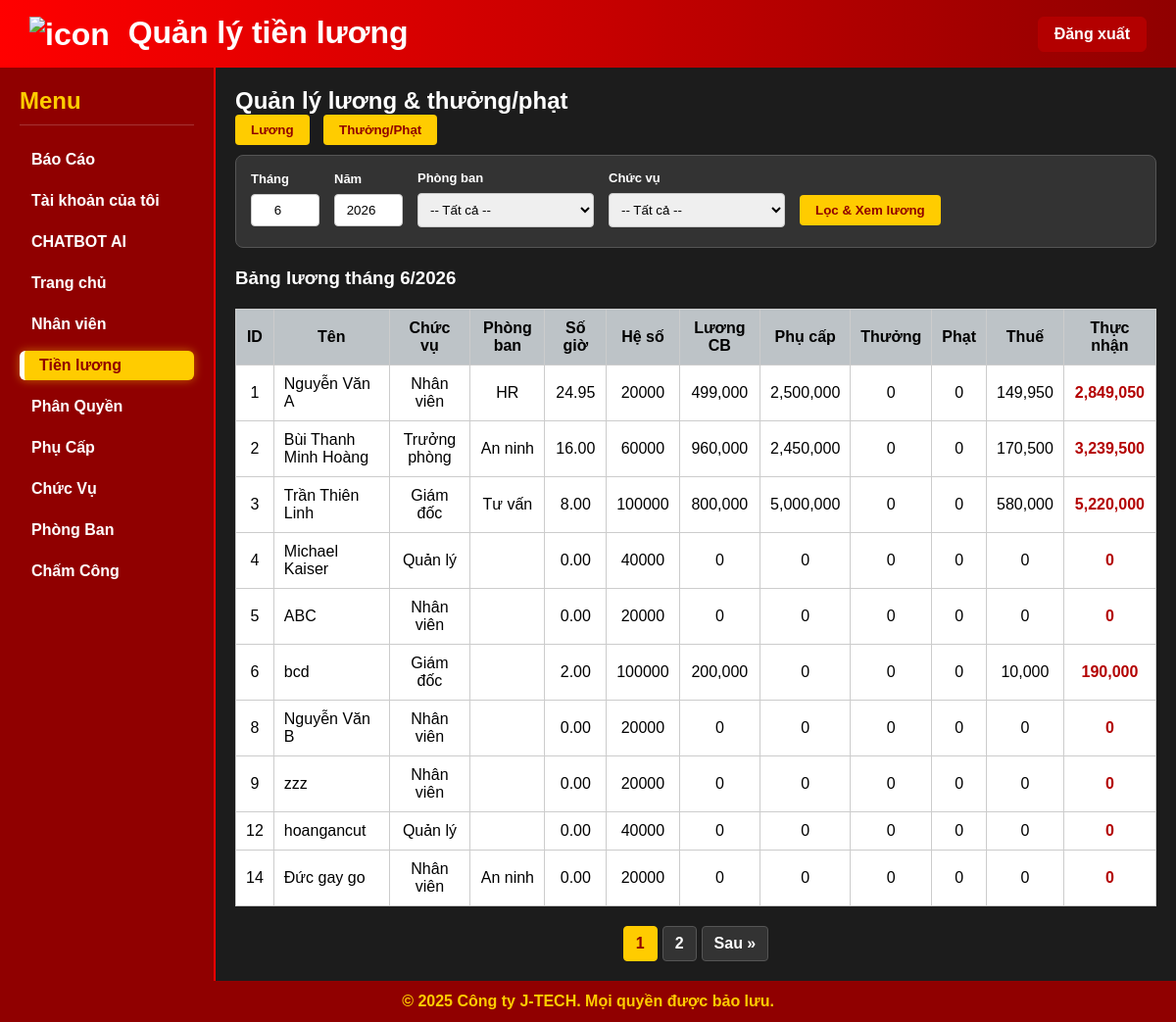
Screenshot of /pay.php (signed in) with the database file from the repository.
### tables this page shows
CREATE TABLE IF NOT EXISTS `nhan_viens` (
  `id_nhanvien` bigint unsigned NOT NULL AUTO_INCREMENT,
  `hoten` varchar(255) NOT NULL,
  `ngaysinh` date NOT NULL,
  `gioitinh` varchar(255) NOT NULL,
  `email` varchar(255) NOT NULL,
  `sdt` varchar(255) NOT NULL,
  `diachi` varchar(255) NOT NULL,
  `ngayvaolam` date NOT NULL,
  `id_phongban` bigint unsigned NOT NULL,
  `id_chucvu` bigint unsigned NOT NULL,
  `trangthai` int NOT NULL,
  `matkhau` varchar(255) NOT NULL,
  `created_at` timestamp NULL DEFAULT NULL,
  `updated_at` timestamp NULL DEFAULT NULL,
  PRIMARY KEY (`id_nhanvien`)
);

CREATE TABLE IF NOT EXISTS `chuc_vus` (
  `id_chucvu` bigint unsigned NOT NULL AUTO_INCREMENT,
  `tenchucvu` varchar(255) NOT NULL,
  `hesoluong` double NOT NULL,
  `created_at` timestamp NULL DEFAULT NULL,
  `updated_at` timestamp NULL DEFAULT NULL,
  PRIMARY KEY (`id_chucvu`)
);

CREATE TABLE IF NOT EXISTS `phong_bans` (
  `id_phongban` bigint unsigned NOT NULL AUTO_INCREMENT,
  `tenphongban` varchar(255) NOT NULL,
  `mota` text,
  `created_at` timestamp NULL DEFAULT NULL,
  `updated_at` timestamp NULL DEFAULT NULL,
  PRIMARY KEY (`id_phongban`)
);

### pay.php (the view, shortened to what this page needs)
<?php
include 'connect.php';
$view  = $_GET['view']  ?? 'pay';
$thang = (int)($_GET['thang'] ?? date('m'));
$nam   = (int)($_GET['nam']   ?? date('Y'));
function tinhThue($thuNhap) {
    if ($thuNhap <= 5000000) return $thuNhap * 0.05;
    elseif ($thuNhap <= 10000000) return $thuNhap * 0.10;
    elseif ($thuNhap <= 18000000) return $thuNhap * 0.15;
    elseif ($thuNhap <= 32000000) return $thuNhap * 0.20;
    elseif ($thuNhap <= 52000000) return $thuNhap * 0.25;
    elseif ($thuNhap <= 80000000) return $thuNhap * 0.30;
    else return $thuNhap * 0.35;
}
$limit = 10;
$page = isset($_GET['page']) ? (int)$_GET['page'] : 1;
$offset = ($page - 1) * $limit;
?>
<!DOCTYPE html>
<html lang="vi">
<head>
</head>
<body>
<div class="header">
    <h1>
  <img src="https://cdn-icons-png.freepik.com/512/6475/6475938.png" alt="icon" style="width:30px; vertical-align:middle; margin-right:10px;">
  Quản lý tiền lương
</h1>
    <a href="logout.php" class="logout-btn">Đăng xuất</a>
</div>
<div class="container">
    <div class="sidebar">
        <h2>Menu</h2>
       <a href="report.php">Báo Cáo</a>
       <a href="profile.php">Tài khoản của tôi</a>
       <a href="chatbot.php">CHATBOT AI</a>
       <a href="index.php">Trang chủ</a>
       <a href="employee.php">Nhân viên</a>
       <a href="pay.php" class="active">Tiền lương</a>
       <a href="right.php">Phân Quyền</a>
       <a href="subsidy.php">Phụ Cấp</a>
       <a href="role.php">Chức Vụ</a>
       <a href="department.php">Phòng Ban</a>
       <a href="attendance.php">Chấm Công</a>
    </div>
    <div class="main-content">
        <h2>Quản lý lương & thưởng/phạt</h2>
        <div class="tab-buttons">
            <a href="pay.php?view=pay&thang=<?= $thang ?>&nam=<?= $nam ?>"><button>Lương</button></a>
            <a href="pay.php?view=bonus&thang=<?= $thang ?>&nam=<?= $nam ?>"><button>Thưởng/Phạt</button></a>
        </div>
        <?php if($view === 'pay') { ?>
            <form method="GET" class="filter-form">
                <div class="filter-item">
                    <label>Tháng</label>
                    <input type="number" class="w-small" name="thang" value="<?= $thang ?>" min="1" max="12">
                </div>
                <div class="filter-item">
                    <label>Năm</label>
                    <input type="number" class="w-small" name="nam" value="<?= $nam ?>" min="2020">
                </div>
                <div class="filter-item">
                    <label>Phòng ban</label>
                    <select name="id_phongban" class="w-medium">
                        <option value="">-- Tất cả --</option>
                    </select>
                </div>
                <div class="filter-item">
                    <label>Chức vụ</label>
                    <select name="id_chucvu" class="w-medium">
                        <option value="">-- Tất cả --</option>
                    </select>
                </div>
                <div class="filter-item" style="justify-content: flex-end;">
                    <label>&nbsp;</label>
                    <button type="submit">Lọc & Xem lương</button>
                </div>
            </form>
            <h3>Bảng lương tháng <?= $thang ?>/<?= $nam ?></h3>
            <table>
            <thead>
            <tr>
                <th>ID</th><th>Tên</th><th>Chức vụ</th><th>Phòng ban</th><th>Số giờ</th><th>Hệ số</th>
                <th>Lương CB</th><th>Phụ cấp</th><th>Thưởng</th><th>Phạt</th><th>Thuế</th><th>Thực nhận</th>
            </tr>
            </thead>
            <tbody>
            <?php
            $where_clause = "1=1";
            $count_sql = "SELECT COUNT(*) as total FROM nhan_viens nv WHERE $where_clause";
            $count_res = $conn->query($count_sql);
            $total_records = $count_res->fetch_assoc()['total'];
            $total_pages = ceil($total_records / $limit);
            $query = "SELECT nv.id_nhanvien, nv.hoten, cv.tenchucvu, cv.hesoluong, pb.tenphongban
                      FROM nhan_viens nv
                      JOIN chuc_vus cv ON nv.id_chucvu = cv.id_chucvu
                      LEFT JOIN phong_bans pb ON nv.id_phongban = pb.id_phongban
                      WHERE $where_clause
                      LIMIT $offset, $limit";
            $result = $conn->query($query);
            if ($result->num_rows > 0) {
                while($row = $result->fetch_assoc()) {
                    $id_nv = $row['id_nhanvien'];
                    $hoten = $row['hoten'];
                    $chucvu = $row['tenchucvu'];
                    $tenpb = $row['tenphongban'];
                    $hesoluong = $row['hesoluong'];
                    $tong_gio = 0;
                    $tongphucap = 0;
                    $thuong = 0;
                    $phat = 0;
                    $cc_query = "SELECT giovao, giora
                                 FROM cham_congs
                                 WHERE id_nhanvien=$id_nv
                                 AND trangthai=1
                                 AND MONTH(giovao) = $thang
                                 AND YEAR(giovao) = $nam";
                    $cc = $conn->query($cc_query);
                    if($cc) {
                        while($c = $cc->fetch_assoc()) {
                            if(!empty($c['giovao']) && !empty($c['giora'])) {
                                $tong_gio += round((strtotime($c['giora']) - strtotime($c['giovao']))/3600, 2);
                            }
                        }
                    }
                    $pc = $conn->query("SELECT SUM(pc.sotien) AS tongphucap
                                        FROM nhan_vien_phu_caps nvp
                                        JOIN phu_caps pc ON nvp.id_phucap = pc.id_phucap
                                        WHERE nvp.id_nhanvien=$id_nv");
                    if($pc) {
                        $row_pc = $pc->fetch_assoc();
                        $tongphucap = $row_pc['tongphucap'] ?? 0;
                    }
                    $tongLuong = ($tong_gio * $hesoluong) + $tongphucap + $thuong - $phat;
                    $thue = tinhThue($tongLuong);
                    $thucnhan = $tongLuong - $thue;
                    $check = $conn->query("SELECT id_luong FROM luongs WHERE id_nhanvien=$id_nv AND thang=$thang AND nam=$nam");
                    $luong_cb_insert = $tong_gio * $hesoluong;
                    if ($check->num_rows == 0) {
                        $conn->query("INSERT INTO luongs (id_nhanvien, thang, nam, luongcoban, tongphucap, tongthuong, tongphat, thue, tongluong)
                                      VALUES ($id_nv, $thang, $nam, $luong_cb_insert, $tongphucap, $thuong, $phat, $thue, $thucnhan)");
                    } else {
                        $conn->query("UPDATE luongs SET luongcoban=$luong_cb_insert, tongphucap=$tongphucap, tongthuong=$thuong,
                                      tongphat=$phat, thue=$thue, tongluong=$thucnhan WHERE id_nhanvien=$id_nv AND thang=$thang AND nam=$nam");
                    }
                    echo "<tr>
                    <td>$id_nv</td>
                    <td style='text-align:left;'>$hoten</td>
                    <td>$chucvu</td>
                    <td>$tenpb</td>
                    <td>".number_format($tong_gio, 2)."</td>
                    <td>$hesoluong</td>
                    <td>".number_format($luong_cb_insert)."</td>
                    <td>".number_format($tongphucap)."</td>
                    <td>".number_format($thuong)."</td>
                    <td>".number_format($phat)."</td>
                    <td>".number_format($thue)."</td>
                    <td><strong style='color:#b30000'>".number_format($thucnhan)."</strong></td>
                    </tr>";
                }
            } else {
                echo "<tr><td colspan='12'>Không tìm thấy nhân viên nào phù hợp tiêu chí lọc.</td></tr>";
            }
            ?>
            </tbody>
            </table>
            <?php if ($total_pages > 1): ?>
            <div class="pagination">
                <?php
                $base_link = "pay.php?view=pay&thang=$thang&nam=$nam";
                for ($i = 1; $i <= $total_pages; $i++) {
                    $active = ($i == $page) ? 'class="active"' : '';
                    echo '<a href="' . $base_link . '&page=' . $i . '" ' . $active . '>' . $i . '</a>';
                }
                if ($page < $total_pages) {
                    echo '<a href="' . $base_link . '&page=' . ($page + 1) . '">Sau &raquo;</a>';
                }
                ?>
            </div>
            <?php endif; ?>
        <?php } ?>
    </div>
</div>
<footer>
    &copy; 2025 Công ty J-TECH. Mọi quyền được bảo lưu.
</footer>
</body>
</html>

### pay.php (style rules this page uses)
* { margin: 0; padding: 0; box-sizing: border-box; }
body { font-family: 'Arial', sans-serif; display: flex; flex-direction: column; min-height: 100vh; background: #1c1c1c; color: #fff; }
.header { background: linear-gradient(90deg, #ff0000, #900000); color: #fff; padding: 15px 30px; display: flex; justify-content: space-between; align-items: center; box-shadow: 0 4px 8px rgba(0,0,0,0.5); }
.header .logout-btn { background: #b30000; color: #fff; border: 1px solid #b30000; padding: 8px 16px; cursor: pointer; border-radius: 6px; text-decoration: none; font-weight: bold; transition: 0.3s; }
.container { display: flex; flex: 1; }
.sidebar { width: 220px; padding: 20px; background: #900000; border-right: 2px solid #ff0000; color: #fff; }
.sidebar h2 { margin-bottom: 20px; color: #ffcc00; border-bottom: 1px solid rgba(255,255,255,0.2); padding-bottom: 10px; }
.sidebar a { display: block; color: #fff; text-decoration: none; margin: 12px 0; font-weight: bold; padding: 6px 12px; border-radius: 6px; transition: 0.3s; }
.sidebar a.active { background: #ffcc00; color: #900000; padding-left: 15px; border-left: 5px solid #fff; box-shadow: 0 0 10px rgba(255, 204, 0, 0.5); }
.main-content { flex: 1; padding: 20px; background: #1c1c1c; }
footer { background: #900000; color: #ffcc00; text-align: center; padding: 12px 0; font-weight: bold; }
table { width: 100%; border-collapse: collapse; margin-top: 20px; background: #fff; color: #000; }
th, td { padding: 10px; border: 1px solid #ccc; text-align: center; }
th { background: #bdc3c7; color: #000; }
input, select { padding: 8px; margin: 5px 0; width: 100%; border: 1px solid #ccc; border-radius: 4px; color: #000; }
.filter-form { background: #333; padding: 15px; border-radius: 8px; margin-bottom: 20px; display: flex; gap: 15px; align-items: center; border: 1px solid #555; flex-wrap: wrap; }
.filter-item { display: flex; flex-direction: column; }
.filter-item label { color: #fff; font-weight: bold; font-size: 13px; margin-bottom: 3px; }
.w-small { width: 70px; text-align: center; }
.w-medium { width: 180px; }
button { padding: 8px 16px; background: #ffcc00; color: #900000; border: none; cursor: pointer; border-radius: 4px; font-weight: bold; transition: 0.3s; }
.tab-buttons { margin-bottom: 10px; }
.tab-buttons a button { margin-right: 10px; }
.pagination { margin-top: 20px; display: flex; justify-content: center; gap: 5px; }
.pagination a { color: #fff; background: #333; padding: 8px 12px; text-decoration: none; border-radius: 4px; border: 1px solid #555; font-weight: bold; transition: 0.3s; }
.pagination a.active { background: #ffcc00; color: #900000; border-color: #ffcc00; }

### rows the page displays
nhan_viens: id_nhanvien "1", hoten "Nguyễn Văn A", id_chucvu.tenchucvu "Nhân viên", id_phongban.tenphongban "HR", tong_gio "24.95", id_chucvu.hesoluong "20000", id_chucvu.hesoluong "499,000", tongphucap "2,500,000", thuong "0", phat "0", thue "149,950", thucnhan "2,849,050"
nhan_viens: id_nhanvien "2", hoten "Bùi Thanh Minh Hoàng", id_chucvu.tenchucvu "Trưởng phòng", id_phongban.tenphongban "An ninh", tong_gio "16.00", id_chucvu.hesoluong "60000", id_chucvu.hesoluong "960,000", tongphucap "2,450,000", thuong "0", phat "0", thue "170,500", thucnhan "3,239,500"
nhan_viens: id_nhanvien "3", hoten "Trần Thiên Linh", id_chucvu.tenchucvu "Giám đốc", id_phongban.tenphongban "Tư vấn", tong_gio "8.00", id_chucvu.hesoluong "100000", id_chucvu.hesoluong "800,000", tongphucap "5,000,000", thuong "0", phat "0", thue "580,000", thucnhan "5,220,000"
nhan_viens: id_nhanvien "4", hoten "Michael Kaiser", id_chucvu.tenchucvu "Quản lý", tong_gio "0.00", id_chucvu.hesoluong "40000", id_chucvu.hesoluong "0", tongphucap "0", thuong "0", phat "0", thue "0", thucnhan "0"
nhan_viens: id_nhanvien "5", hoten "ABC", id_chucvu.tenchucvu "Nhân viên", tong_gio "0.00", id_chucvu.hesoluong "20000", id_chucvu.hesoluong "0", tongphucap "0", thuong "0", phat "0", thue "0", thucnhan "0"
nhan_viens: id_nhanvien "6", hoten "bcd", id_chucvu.tenchucvu "Giám đốc", tong_gio "2.00", id_chucvu.hesoluong "100000", id_chucvu.hesoluong "200,000", tongphucap "0", thuong "0", phat "0", thue "10,000", thucnhan "190,000"
nhan_viens: id_nhanvien "8", hoten "Nguyễn Văn B", id_chucvu.tenchucvu "Nhân viên", tong_gio "0.00", id_chucvu.hesoluong "20000", id_chucvu.hesoluong "0", tongphucap "0", thuong "0", phat "0", thue "0", thucnhan "0"
nhan_viens: id_nhanvien "9", hoten "zzz", id_chucvu.tenchucvu "Nhân viên", tong_gio "0.00", id_chucvu.hesoluong "20000", id_chucvu.hesoluong "0", tongphucap "0", thuong "0", phat "0", thue "0", thucnhan "0"
nhan_viens: id_nhanvien "12", hoten "hoangancut", id_chucvu.tenchucvu "Quản lý", tong_gio "0.00", id_chucvu.hesoluong "40000", id_chucvu.hesoluong "0", tongphucap "0", thuong "0", phat "0", thue "0", thucnhan "0"
nhan_viens: id_nhanvien "14", hoten "Đức gay go", id_chucvu.tenchucvu "Nhân viên", id_phongban.tenphongban "An ninh", tong_gio "0.00", id_chucvu.hesoluong "20000", id_chucvu.hesoluong "0", tongphucap "0", thuong "0", phat "0", thue "0", thucnhan "0"

### other values shown
$thang "6"
$nam "2026"
